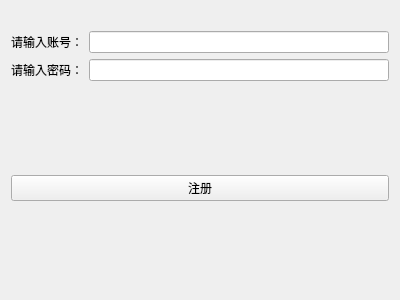
<?xml version="1.0" encoding="UTF-8"?>
<ui version="4.0">
 <class>Register</class>
 <widget class="QWidget" name="Register">
  <property name="geometry">
   <rect>
    <x>0</x>
    <y>0</y>
    <width>400</width>
    <height>300</height>
   </rect>
  </property>
  <property name="windowTitle">
   <string>Form</string>
  </property>
  <layout class="QGridLayout" name="gridLayout">
   <item row="0" column="0">
    <layout class="QVBoxLayout" name="verticalLayout_2">
     <item>
      <widget class="QLabel" name="wechat_lbl">
       <property name="text">
        <string/>
       </property>
      </widget>
     </item>
     <item>
      <layout class="QVBoxLayout" name="verticalLayout">
       <item>
        <layout class="QHBoxLayout" name="horizontalLayout">
         <item>
          <widget class="QLabel" name="label">
           <property name="text">
            <string>请输入账号：</string>
           </property>
          </widget>
         </item>
         <item>
          <widget class="QLineEdit" name="userName_register"/>
         </item>
        </layout>
       </item>
       <item>
        <layout class="QHBoxLayout" name="horizontalLayout_2">
         <item>
          <widget class="QLabel" name="label_2">
           <property name="text">
            <string>请输入密码：</string>
           </property>
          </widget>
         </item>
         <item>
          <widget class="QLineEdit" name="passWord_register"/>
         </item>
        </layout>
       </item>
      </layout>
     </item>
     <item>
      <spacer name="verticalSpacer_2">
       <property name="orientation">
        <enum>Qt::Vertical</enum>
       </property>
       <property name="sizeHint" stdset="0">
        <size>
         <width>20</width>
         <height>40</height>
        </size>
       </property>
      </spacer>
     </item>
     <item>
      <widget class="QPushButton" name="register_btn">
       <property name="text">
        <string>注册</string>
       </property>
      </widget>
     </item>
     <item>
      <spacer name="verticalSpacer">
       <property name="orientation">
        <enum>Qt::Vertical</enum>
       </property>
       <property name="sizeHint" stdset="0">
        <size>
         <width>20</width>
         <height>40</height>
        </size>
       </property>
      </spacer>
     </item>
    </layout>
   </item>
  </layout>
 </widget>
 <resources/>
 <connections/>
</ui>
